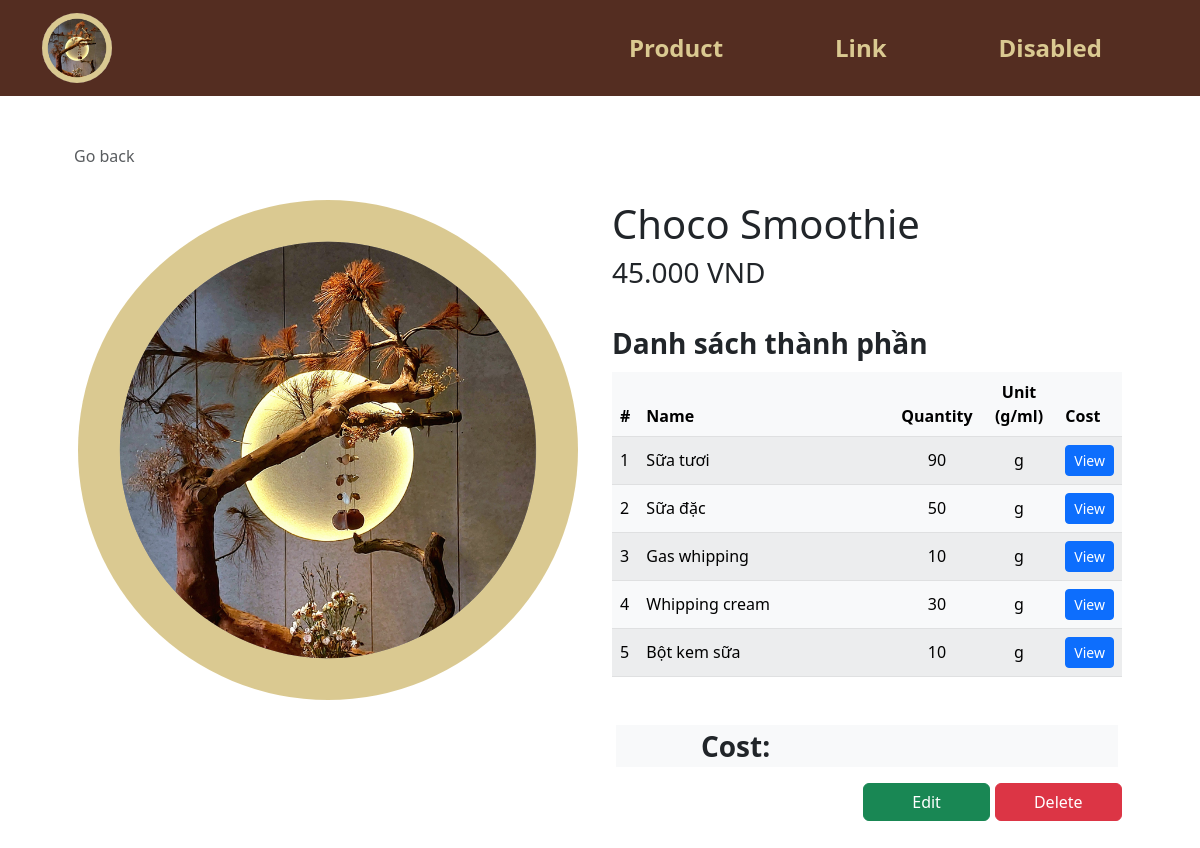
The app's page /product_view.php?p_id=127 with its own data.
### tables this page shows
CREATE TABLE `product` (
  `p_id` int(100) NOT NULL COMMENT 'id sản phẩm',
  `p_name` varchar(255) NOT NULL COMMENT 'tên sản phẩm ',
  `p_price` int(255) NOT NULL COMMENT 'giá sản phẩm'
);

CREATE TABLE `ingredient` (
  `i_id` int(100) NOT NULL,
  `Product_p_id` int(255) NOT NULL,
  `Ingredient_defaut_id_id` int(100) NOT NULL,
  `i_quantity` int(100) NOT NULL,
  `i_unit` enum('g','ml') NOT NULL
);

CREATE TABLE `ingredient_defaut` (
  `id_id` int(100) NOT NULL COMMENT 'Gốc Id',
  `id_name` varchar(255) DEFAULT NULL COMMENT 'Gốc tên',
  `id_import_quantity` int(255) DEFAULT NULL COMMENT 'Gốc số lượng nhập',
  `id_unit` enum('g','ml') DEFAULT NULL COMMENT 'Gốc đơn vị',
  `id_ import_price` int(255) DEFAULT NULL COMMENT 'Gốc giá nhập'
);

### product_view.php (the view, shortened to what this page needs)
<!DOCTYPE html>
<html lang="en">
<head>
    <?php
    include("head.php");
    include("conn_db.php");
    ?>
</head>
<body>
    <?php
    include("header.php");
    $p_id = $_GET["p_id"];
    $query_product = "SELECT p.* FROM product p  WHERE p.p_id = {$p_id}  LIMIT 0,1";
    $result_product = $mysqli->query($query_product);
    $product_row = $result_product->fetch_array();
    ?>
    <div class="container px-5 py-4" id="shop-body">
        <div class="row my-4">
            <a class="nav nav-item text-decoration-none text-muted mb-2" href="#" onclick="history.back();">
                <i class="bi bi-arrow-left-square me-2"></i>Go back
            </a>
        </div>
        <div class="row row-cols-1 row-cols-md-2 mb-5">
            <div class="col mb-3 mb-md-0 logo">
                <img src='img/logo.png' class="img-fluid rounded-25 float-start">
            </div>
            <div class="col text-wrap">
                <h1 class="">
                    <?php echo $product_row["p_name"] ?>
                </h1>
                <h3 class="">
                    <?php echo number_format($product_row["p_price"], 0, ',', '.'); ?> VND
                </h3>
                <br>
                <div class="mt-0">
                    <div class="fs-3 mb-2 fw-bold"> Danh sách thành phần</div>
                    <table class="table rounded-5 table-light table-striped table-hover align-middle caption-top mb-5">
                        <thead class="bg-light">
                            <tr>
                                <th scope="col-1">#</th>
                                <th scope="col-4">Name</th>
                                <th scope="col-4">Quantity</th>
                                <th class="text-center" scope="col">Unit (g/ml)</th>
                                <th scope="col">Cost</th>
                            </tr>
                        </thead>
                        <tbody>
                            <?php
                            $query_ingredient = "SELECT i.*, id.* FROM ingredient i, ingredient_defaut id  WHERE Product_p_id = {$p_id} AND id.id_id = Ingredient_defaut_id_id";
                            $result_ingredient = $mysqli->query($query_ingredient);
                            ?>
                            <?php $i = 1;
                            while ($ingredient_row = $result_ingredient->fetch_array()) { ?>
                                <tr>
                                    <td>
                                        <?php echo $i++; ?>
                                    </td>
                                    <td class="w-50">
                                        <?php echo $ingredient_row["id_name"]; ?>
                                    </td>
                                    <td class="text-center">
                                        <?php echo $ingredient_row["i_quantity"]; ?>
                                    </td>
                                    <td class="text-center">
                                        <?php echo $ingredient_row["i_unit"]; ?>
                                    </td>
                                    <td>
                                        <a href="test.php?<?= "p_id=" . $p_id . "&i_id" . $ingredient_row["i_id"] ?>;"
                                            class="btn btn-sm btn-primary">View</a>
                                    </td>
                                </tr>
                            <?php } ?>
                        </tbody>
                    </table>
                    <div class="row bg-light mb-3 mx-1">
                        <div class="col fs-3 text-center ps-0 fw-bold">Cost:</div>
                        <div class="col fs-3 text-center pe-0 fw-bold"></div>
                    </div>
                </div>
                <div class="form-amount text-end">
                    <a href="product_edit.php?p_id=<?= $p_id ?>" class="btn btn-success w-25" type="submit"
                        title="add to cart" name="addtocart">Edit</a>
                    <a href="product_delete.php?p_id=<?= $p_id ?>" class="btn btn-danger w-25" type="submit"
                        title="add to cart" name="addtocart">Delete</a>
                </div>
            </div>
        </div>
    </div>
</body>
</html>

### records on screen
product: p_name "Choco Smoothie", p_price "45.000"
ingredient: Ingredient_defaut_id.id_name "Sữa tươi", i_quantity "90", i_unit "g"
ingredient: Ingredient_defaut_id.id_name "Sữa đặc", i_quantity "50", i_unit "g"
ingredient: Ingredient_defaut_id.id_name "Gas whipping", i_quantity "10", i_unit "g"
ingredient: Ingredient_defaut_id.id_name "Whipping cream", i_quantity "30", i_unit "g"
ingredient: Ingredient_defaut_id.id_name "Bột kem sữa", i_quantity "10", i_unit "g"
